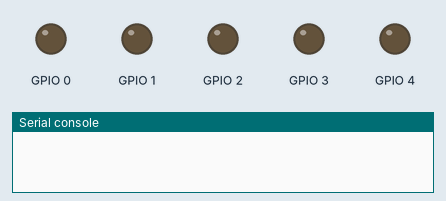
Bench run of a program on a simulated ESP32 board running MicroPython. Parts: output pins drawn as LEDs (lit = HIGH), the last lines printed to the serial console.

Above: at 0.05 s.
At 0.3 s:
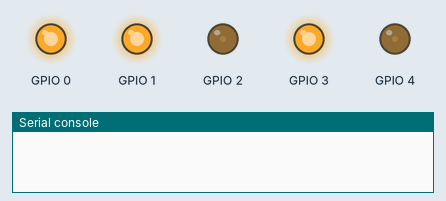
At 0.55 s:
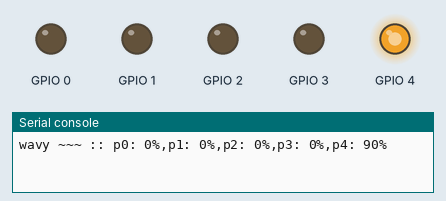
At 1.1 s:
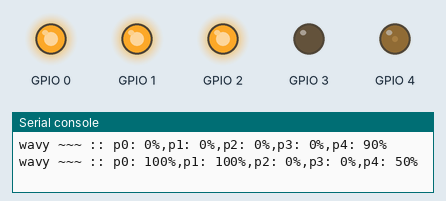
At 1.65 s:
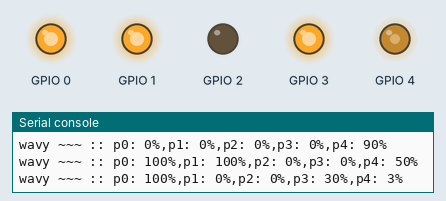
At 2.2 s:
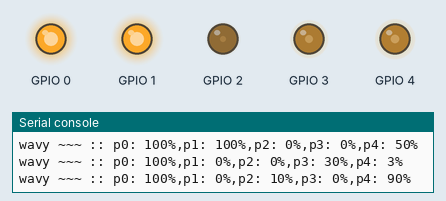
Timing chart, 0 to 5.1 s (numbered marks = the images above):
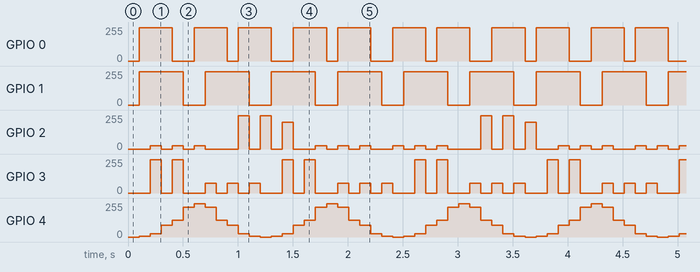

The program:

main.1.py
```python
from machine import Pin, PWM
import time

class PinWaveform:
    """A simple example class"""
    i = 0
    l = 2
    wave=[0,100]
    frequency=1000
    pwm=""
    def __init__(self,pinNumber,frequency,wave):
        self.wave = wave
        self.frequency=frequency
        self.l=len(wave)
        self.pwm=PWM(Pin(pinNumber))
    def next(self):
        percentage = self.wave[self.i]
        self.i=(self.i+1)%self.l
        self.pwm.duty(percentage * 10)
        return percentage

# Create a PWM object on GPIO4
p4 = PinWaveform(4,32000,[0,3,10,35,50,90,100,90,50,35,10,3])
# Create a PWM object on GPIO3
p3 = PinWaveform(3,1000,[0,0,100,0,100,0,0,30,0,30,0,30])
# Create a PWM object on GPIO4
p2 = PinWaveform(2,16,[0,0,10,0,10,0,10,0,0,0,100,0,100,0,80,0,0,10,0,10,0,10])
# Create a PWM object on GPIO4
p1 = PinWaveform(1,1000,[0,100,100,100,100,0])
# Create a PWM object on GPIO4
p0 = PinWaveform(0,16,[0,100,100,100,0,0,100,100,100])

timing = 0.1


# Duty cycle is between 0 (all off) and 1023 (all on) for ESP32
while True:
    percentage0 = p0.next()
    percentage1 = p1.next()
    percentage2 = p2.next()
    percentage3 = p3.next()
    percentage4 = p4.next()
    if p0.i == 0 or p1.i == 0 or p3.i == 0 or p4.i == 0:
        print("wavy ~~~ :: p0: {:.0f}%,p1: {:.0f}%,p2: {:.0f}%,p3: {:.0f}%,p4: {:.0f}%".format(percentage0,percentage1,percentage2,percentage3,percentage4))

    time.sleep(timing)  # Short delay
```

Measured:
- by itself, GPIO 0: repeats every 0.90 s: 0/255 0.20 s, 249/255 0.30 s, 0/255 0.10 s, 249/255 0.30 s
- by itself, GPIO 1: alternates 249/255 for 0.40 s and 0/255 for 0.20 s
- by itself, GPIO 3: repeats every 1.2 s: 0/255 0.10 s, 249/255 0.10 s, 0/255 0.20 s, 2 × (75/255 0.10 s, 0/255 0.10 s), 75/255 0.10 s, 0/255 0.20 s, 249/255 0.10 s
- by itself, GPIO 4: repeats every 1.2 s: 25/255 0.10 s, 87/255 0.10 s, 125/255 0.10 s, 224/255 0.10 s, 249/255 0.10 s, 224/255 0.10 s, 125/255 0.10 s, 87/255 0.10 s, 25/255 0.10 s, 7/255 0.10 s, 0/255 0.10 s, 7/255 0.10 s
